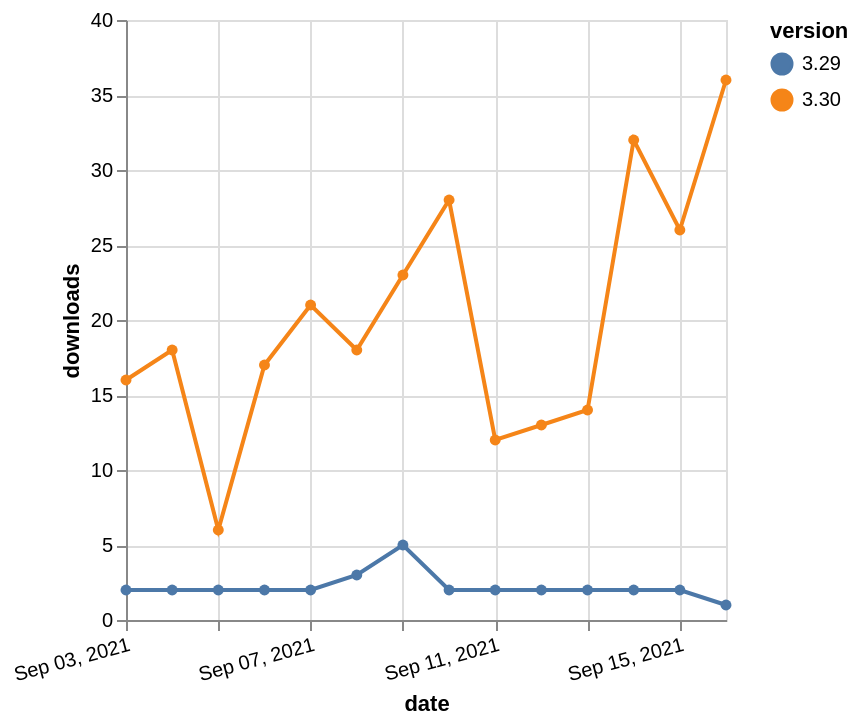

Specify this chart in Vega-Lite:
### Vega-Lite specification from a JSON file in a GitHub repository (floating-point values rounded to 4 significant figures)
{"$schema": "https://vega.github.io/schema/vega-lite/v5.json", "description": "A simple bar chart with embedded data.", "data": {"values": [{"date": "2021-09-03", "total": 29075, "delta": 16, "version": "3.30"}, {"date": "2021-09-04", "total": 29093, "delta": 18, "version": "3.30"}, {"date": "2021-09-05", "total": 29099, "delta": 6, "version": "3.30"}, {"date": "2021-09-06", "total": 29116, "delta": 17, "version": "3.30"}, {"date": "2021-09-07", "total": 29137, "delta": 21, "version": "3.30"}, {"date": "2021-09-08", "total": 29155, "delta": 18, "version": "3.30"}, {"date": "2021-09-09", "total": 29178, "delta": 23, "version": "3.30"}, {"date": "2021-09-10", "total": 29206, "delta": 28, "version": "3.30"}, {"date": "2021-09-11", "total": 29218, "delta": 12, "version": "3.30"}, {"date": "2021-09-12", "total": 29231, "delta": 13, "version": "3.30"}, {"date": "2021-09-13", "total": 29245, "delta": 14, "version": "3.30"}, {"date": "2021-09-14", "total": 29277, "delta": 32, "version": "3.30"}, {"date": "2021-09-15", "total": 29303, "delta": 26, "version": "3.30"}, {"date": "2021-09-16", "total": 29339, "delta": 36, "version": "3.30"}, {"date": "2021-09-03", "total": 8356, "delta": 2, "version": "3.29"}, {"date": "2021-09-04", "total": 8358, "delta": 2, "version": "3.29"}, {"date": "2021-09-05", "total": 8360, "delta": 2, "version": "3.29"}, {"date": "2021-09-06", "total": 8362, "delta": 2, "version": "3.29"}, {"date": "2021-09-07", "total": 8364, "delta": 2, "version": "3.29"}, {"date": "2021-09-08", "total": 8367, "delta": 3, "version": "3.29"}, {"date": "2021-09-09", "total": 8372, "delta": 5, "version": "3.29"}, {"date": "2021-09-10", "total": 8374, "delta": 2, "version": "3.29"}, {"date": "2021-09-11", "total": 8376, "delta": 2, "version": "3.29"}, {"date": "2021-09-12", "total": 8378, "delta": 2, "version": "3.29"}, {"date": "2021-09-13", "total": 8380, "delta": 2, "version": "3.29"}, {"date": "2021-09-14", "total": 8382, "delta": 2, "version": "3.29"}, {"date": "2021-09-15", "total": 8384, "delta": 2, "version": "3.29"}, {"date": "2021-09-16", "total": 8385, "delta": 1, "version": "3.29"}]}, "width": "container", "mark": {"type": "line", "point": {"filled": true}}, "encoding": {"x": {"field": "date", "type": "temporal", "timeUnit": "yearmonthdate", "title": "date", "axis": {"labelAngle": -15}}, "y": {"field": "delta", "type": "quantitative", "title": "downloads"}, "color": {"field": "version", "type": "nominal"}, "tooltip": {"field": "delta"}}}
